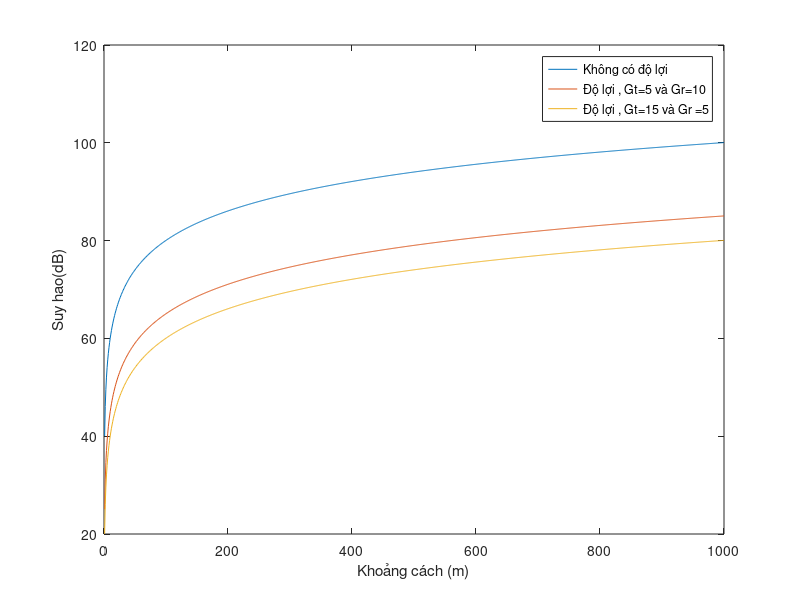

This figure's MATLAB source:
f = 2400;
c = 300;
d = 1:1:1000;
fspl = ((4*pi*d*f)/c).^2;


Gt2 = 5;%Độ lợi anten phát
Gr2 = 10;%Độ lợi anten thu
fspl_do_loi_Gr = fspl / (10^(Gt2/10)) / (10^(Gr2/10));

Gt3 = 15;
Gr3 = 5;
fspl_do_loi_Gt = fspl / (10^(Gt3/10)) / (10^(Gr3/10));

plot(d,10*log10(fspl), d,10*log10(fspl_do_loi_Gr),d,10*log10(fspl_do_loi_Gt));

xlabel('Khoảng cách (m)');
ylabel('Suy hao(dB)');
legend('Không có độ lợi', 'Độ lợi , Gt=5 và Gr=10' , 'Độ lợi , Gt=15 và Gr =5');
